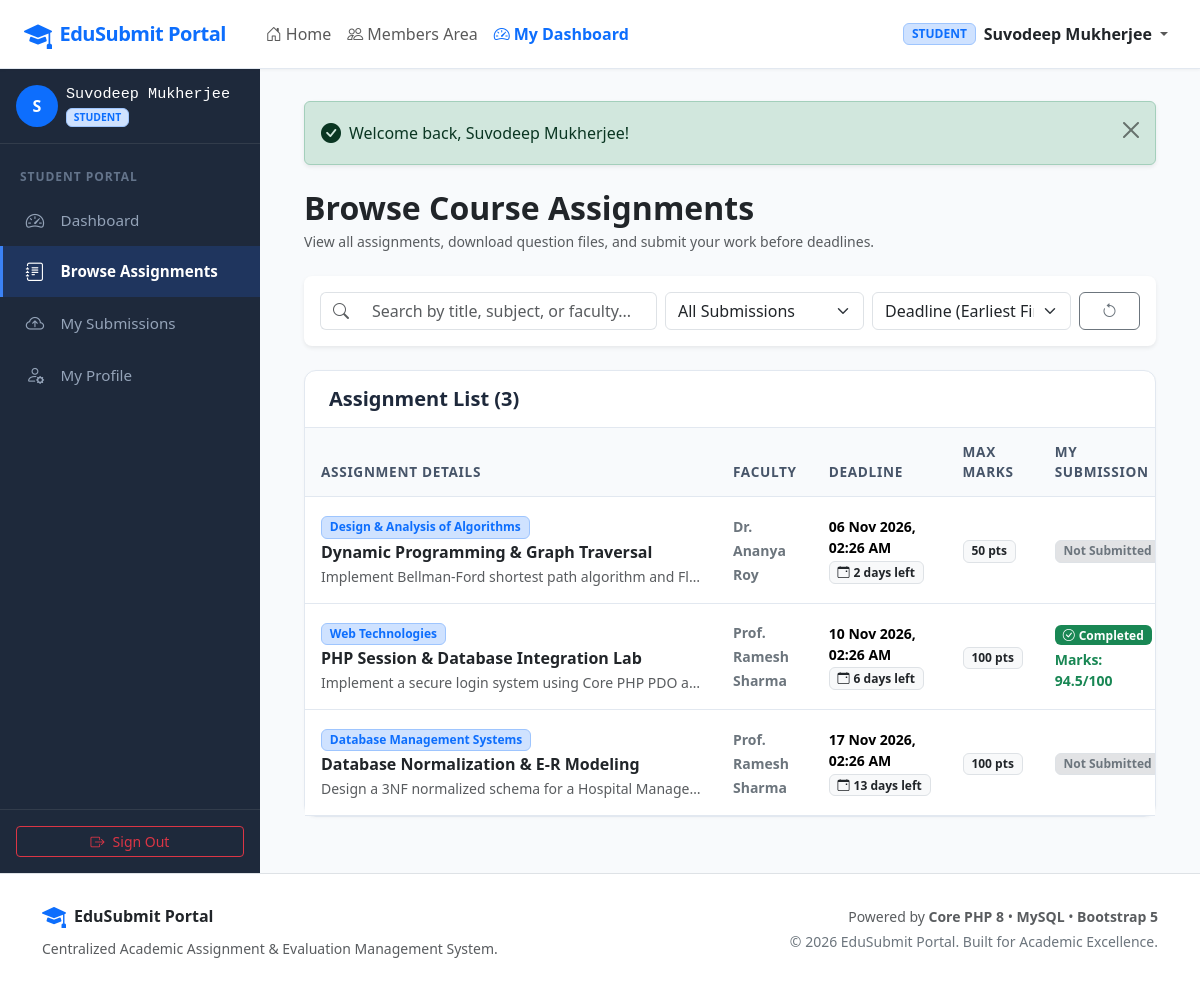
The app's page /student/assignments.php (signed in) with its own data.
### tables this page shows
CREATE TABLE `assignments` (
  `id` INT UNSIGNED AUTO_INCREMENT PRIMARY KEY,
  `teacher_id` INT UNSIGNED NOT NULL,
  `title` VARCHAR(200) NOT NULL,
  `subject` VARCHAR(100) NOT NULL,
  `description` TEXT NOT NULL,
  `deadline` DATETIME NOT NULL,
  `file` VARCHAR(255) DEFAULT NULL,
  `max_marks` INT UNSIGNED NOT NULL DEFAULT 100,
  `created_at` TIMESTAMP DEFAULT CURRENT_TIMESTAMP,
  `updated_at` TIMESTAMP DEFAULT CURRENT_TIMESTAMP ON UPDATE CURRENT_TIMESTAMP,
  INDEX `idx_assignments_subject` (`subject`),
  INDEX `idx_assignments_deadline` (`deadline`),
  INDEX `idx_assignments_teacher` (`teacher_id`),
  CONSTRAINT `fk_assignments_teacher`
    FOREIGN KEY (`teacher_id`)
    REFERENCES `users` (`id`)
    ON DELETE CASCADE
    ON UPDATE CASCADE
);

CREATE TABLE `users` (
  `id` INT UNSIGNED AUTO_INCREMENT PRIMARY KEY,
  `name` VARCHAR(100) NOT NULL,
  `email` VARCHAR(150) NOT NULL UNIQUE,
  `password` VARCHAR(255) NOT NULL,
  `role` ENUM('admin', 'teacher', 'student') NOT NULL DEFAULT 'student',
  `phone` VARCHAR(20) DEFAULT NULL,
  `bio` TEXT DEFAULT NULL,
  `avatar` VARCHAR(255) DEFAULT NULL,
  `status` ENUM('active', 'inactive') NOT NULL DEFAULT 'active',
  `created_at` TIMESTAMP DEFAULT CURRENT_TIMESTAMP,
  `updated_at` TIMESTAMP DEFAULT CURRENT_TIMESTAMP ON UPDATE CURRENT_TIMESTAMP,
  INDEX `idx_users_role` (`role`),
  INDEX `idx_users_email` (`email`)
);

CREATE TABLE `submissions` (
  `id` INT UNSIGNED AUTO_INCREMENT PRIMARY KEY,
  `student_id` INT UNSIGNED NOT NULL,
  `assignment_id` INT UNSIGNED NOT NULL,
  `file` VARCHAR(255) NOT NULL,
  `student_notes` TEXT DEFAULT NULL,
  `submit_date` TIMESTAMP DEFAULT CURRENT_TIMESTAMP,
  `marks` DECIMAL(5,2) DEFAULT NULL,
  `feedback` TEXT DEFAULT NULL,
  `status` ENUM('Pending', 'Reviewed', 'Completed') NOT NULL DEFAULT 'Pending',
  `evaluated_at` DATETIME DEFAULT NULL,
  `evaluated_by` INT UNSIGNED DEFAULT NULL,
  `updated_at` TIMESTAMP DEFAULT CURRENT_TIMESTAMP ON UPDATE CURRENT_TIMESTAMP,
  INDEX `idx_submissions_status` (`status`),
  INDEX `idx_submissions_student` (`student_id`),
  INDEX `idx_submissions_assignment` (`assignment_id`),
  UNIQUE KEY `unique_student_assignment` (`student_id`, `assignment_id`),
  CONSTRAINT `fk_submissions_student`
    FOREIGN KEY (`student_id`)
    REFERENCES `users` (`id`)
    ON DELETE CASCADE
    ON UPDATE CASCADE,
  CONSTRAINT `fk_submissions_assignment`
    FOREIGN KEY (`assignment_id`)
    REFERENCES `assignments` (`id`)
    ON DELETE CASCADE
    ON UPDATE CASCADE,
  CONSTRAINT `fk_submissions_evaluator`
    FOREIGN KEY (`evaluated_by`)
    REFERENCES `users` (`id`)
    ON DELETE SET NULL
    ON UPDATE CASCADE
);

### student/assignments.php (the view, shortened to what this page needs)
<?php
require_once __DIR__ . '/../config/config.php';
$studentId = (int)$_SESSION['user_id'];
$pdo = getDBConnection();
$search = trim($_GET['search'] ?? '');
$filterStatus = trim($_GET['status'] ?? 'all');
$sortBy = trim($_GET['sort'] ?? 'deadline_asc');
$sql = "
    SELECT a.*, u.name AS teacher_name,
           s.id AS submission_id,
           s.status AS submission_status,
           s.marks AS submission_marks,
           s.submit_date
    FROM assignments a
    JOIN users u ON a.teacher_id = u.id
    LEFT JOIN submissions s ON s.assignment_id = a.id AND s.student_id = :sid
    WHERE 1=1
";
$params = ['sid' => $studentId];
$orderClause = match ($sortBy) {
    'deadline_desc' => 'a.deadline DESC',
    'title_asc'     => 'a.title ASC',
    'title_desc'    => 'a.title DESC',
    default         => 'a.deadline ASC',
};
$sql .= " ORDER BY {$orderClause}";
$assignments = [];
try {
    $stmt = $pdo->prepare($sql);
    $stmt->execute($params);
    $assignments = $stmt->fetchAll();
} catch (PDOException $e) {
}
require_once __DIR__ . '/../includes/header.php';
?>
<div class="dashboard-wrapper">
    <?php require_once __DIR__ . '/../includes/sidebar.php'; ?>
    <main class="main-content">
        <div class="container-fluid">
            <?php echo renderFlashMessages(); ?>
            <div class="d-flex flex-wrap align-items-center justify-content-between mb-4">
                <div>
                    <h2 class="fw-bold text-dark mb-1">Browse Course Assignments</h2>
                    <p class="text-muted small mb-0">View all assignments, download question files, and submit your work before deadlines.</p>
                </div>
            </div>
            <div class="card border-0 shadow-sm rounded-3 mb-4">
                <div class="card-body p-3">
                    <form method="GET" action="<?php echo e($_SERVER['PHP_SELF']); ?>" class="row g-2 align-items-center">
                        <div class="col-md-5">
                            <div class="input-group">
                                <span class="input-group-text bg-white border-end-0"><i class="bi bi-search text-muted"></i></span>
                                <input type="text" name="search" class="form-control border-start-0" placeholder="Search by title, subject, or faculty..." value="<?php echo e($search); ?>" data-table-filter="#assignmentsTable">
                            </div>
                        </div>
                        <div class="col-md-3">
                            <select name="status" class="form-select" onchange="this.form.submit()">
                                <option value="all" <?php echo $filterStatus === 'all' ? 'selected' : ''; ?>>All Submissions</option>
                            </select>
                        </div>
                        <div class="col-md-3">
                            <select name="sort" class="form-select" onchange="this.form.submit()">
                                <option value="deadline_asc" <?php echo $sortBy === 'deadline_asc' ? 'selected' : ''; ?>>Deadline (Earliest First)</option>
                            </select>
                        </div>
                        <div class="col-md-1 d-grid">
                            <a href="<?php echo e($_SERVER['PHP_SELF']); ?>" class="btn btn-outline-secondary" title="Reset Filters">
                                <i class="bi bi-arrow-counterclockwise"></i>
                            </a>
                        </div>
                    </form>
                </div>
            </div>
            <div class="custom-card">
                <div class="custom-card-header">
                    <h5 class="mb-0 fw-bold">Assignment List (<?php echo count($assignments); ?>)</h5>
                </div>
                <div class="table-responsive">
                    <table class="table table-custom align-middle" id="assignmentsTable">
                        <thead>
                            <tr>
                                <th>Assignment Details</th>
                                <th>Faculty</th>
                                <th>Deadline</th>
                                <th>Max Marks</th>
                                <th>My Submission</th>
                            </tr>
                        </thead>
                        <tbody>
                            <?php if (!empty($assignments)): ?>
                                <?php foreach ($assignments as $a): ?>
                                    <tr>
                                        <td>
                                            <span class="badge bg-primary-subtle text-primary border border-primary-subtle mb-1">
                                                <?php echo e($a['subject']); ?>
                                            </span>
                                            <h6 class="mb-1 fw-bold text-dark">
                                                <a href="<?php echo BASE_URL; ?>/student/assignment_details.php?id=<?php echo (int)$a['id']; ?>" class="text-dark text-decoration-none">
                                                    <?php echo e($a['title']); ?>
                                                </a>
                                            </h6>
                                            <p class="text-muted small mb-0 text-truncate" style="max-width: 380px;">
                                                <?php echo e($a['description']); ?>
                                            </p>
                                        </td>
                                        <td>
                                            <span class="small fw-semibold text-secondary"><?php echo e($a['teacher_name']); ?></span>
                                        </td>
                                        <td>
                                            <div class="small fw-semibold"><?php echo formatDate($a['deadline']); ?></div>
                                            <?php echo renderDeadlineBadge($a['deadline']); ?>
                                        </td>
                                        <td>
                                            <span class="badge bg-light text-dark border"><?php echo (int)$a['max_marks']; ?> pts</span>
                                        </td>
                                        <td>
                                            <?php if ($a['submission_id']): ?>
                                                <?php echo renderStatusBadge($a['submission_status']); ?>
                                                <?php if ($a['submission_marks'] !== null): ?>
                                                    <div class="small fw-bold text-success mt-1">
                                                        Marks: <?php echo (float)$a['submission_marks']; ?>/<?php echo (int)$a['max_marks']; ?>
                                                    </div>
                                                <?php endif; ?>
                                            <?php else: ?>
                                                <span class="badge bg-secondary-subtle text-secondary border">Not Submitted</span>
                                            <?php endif; ?>
                                        </td>
                                    </tr>
                                <?php endforeach; ?>
                            <?php endif; ?>
                        </tbody>
                    </table>
                </div>
            </div>
        </div>
    </main>
</div>
<?php require_once __DIR__ . '/../includes/footer.php'; ?>

### config/config.php (shortened to what this page needs)
<?php
function e($data): string {
    return htmlspecialchars((string)($data ?? ''), ENT_QUOTES, 'UTF-8');
}
function getFlashes(): array {
    $flashes = $_SESSION['flash'] ?? [];
    return $flashes;
}
function renderFlashMessages(): string {
    $flashes = getFlashes();
    $html = '<div class="flash-messages-container mb-4">';
    foreach ($flashes as $f) {
        $alertType = e($f['type']);
        $icon = match ($alertType) {
            'success' => 'bi-check-circle-fill',
            'danger'  => 'bi-exclamation-triangle-fill',
            'warning' => 'bi-exclamation-circle-fill',
            default   => 'bi-info-circle-fill',
        };
        $html .= sprintf(
            '<div class="alert alert-%s alert-dismissible fade show d-flex align-items-center shadow-sm" role="alert">' .
            '<i class="bi %s me-2 fs-5"></i>' .
            '<div>%s</div>' .
            '<button type="button" class="btn-close" data-bs-dismiss="alert" aria-label="Close"></button>' .
            '</div>',
            $alertType,
            $icon,
            e($f['message'])
        );
    }
    $html .= '</div>';
    return $html;
}
function formatDate(?string $datetime, string $format = 'd M Y, h:i A'): string {
    $dt = new DateTime($datetime);
    return $dt->format($format);
}
function renderStatusBadge(string $status): string {
    return match (strtolower($status)) {
        'completed' => '<span class="badge bg-success text-white px-2 py-1"><i class="bi bi-check-circle me-1"></i>Completed</span>',
        'reviewed'  => '<span class="badge bg-info text-dark px-2 py-1"><i class="bi bi-eye me-1"></i>Reviewed</span>',
        'pending'   => '<span class="badge bg-warning text-dark px-2 py-1"><i class="bi bi-clock-history me-1"></i>Pending</span>',
        default     => '<span class="badge bg-secondary">' . e($status) . '</span>',
    };
}
function renderDeadlineBadge(string $deadline): string {
    $now = new DateTime();
    $dl = new DateTime($deadline);
    $diff = $now->diff($dl);
    return '<span class="badge bg-light text-dark border"><i class="bi bi-calendar-event me-1"></i>' . $diff->days . ' days left</span>';
}

### assets/css/style.css (style rules this page uses)
:root { --primary-color: #2563eb; --primary-hover: #1d4ed8; --secondary-color: #475569; --dark-bg: #0f172a; --sidebar-bg: #1e293b; --sidebar-active: #3b82f6; --content-bg: #f8fafc; --card-border: #e2e8f0; }
body { background-color: var(--content-bg); font-family: 'Segoe UI', system-ui, -apple-system, sans-serif; color: #1e293b; min-height: 100vh; display: flex; flex-direction: column; }
.dashboard-wrapper { display: flex; flex: 1; min-height: calc(100vh - 65px); }
.main-content { flex: 1; padding: 2rem; overflow-y: auto; background-color: var(--content-bg); }
.custom-card { background: #ffffff; border-radius: 12px; border: 1px solid var(--card-border); box-shadow: 0 1px 3px rgba(0,0,0,0.03); margin-bottom: 1.5rem; }
.custom-card-header { background-color: transparent; border-bottom: 1px solid var(--card-border); padding: 1rem 1.5rem; display: flex; align-items: center; justify-content: space-between; }
.table-custom { margin-bottom: 0; }
.table-custom th { background-color: #f8fafc; color: #475569; font-weight: 600; font-size: 0.85rem; text-transform: uppercase; letter-spacing: 0.05em; border-bottom: 1px solid var(--card-border); padding: 0.85rem 1rem; }
.table-custom td { padding: 1rem; vertical-align: middle; border-bottom: 1px solid var(--card-border); }
.flash-messages-container { animation: fadeIn 0.3s ease-in; }

### records on screen
assignments: subject "Design & Analysis of Algorithms", title "Dynamic Programming & Graph Traversal", description "Implement Bellman-Ford shortest path algorithm and Fl…", teacher.name "Dr. Ananya Roy", deadline "06 Nov 2026, 02:26 AM", deadline "2", max_marks "50", shows "Not Submitted"
submissions: assignment.subject "Web Technologies", assignment.title "PHP Session & Database Integration Lab", assignment.description "Implement a secure login system using Core PHP PDO a…", evaluated_by.name "Prof. Ramesh Sharma", assignment.deadline "10 Nov 2026, 02:26 AM", assignment.deadline "6", assignment.max_marks "100", status "Completed", marks "94.5"
assignments: subject "Database Management Systems", title "Database Normalization & E-R Modeling", description "Design a 3NF normalized schema for a Hospital Manage…", teacher.name "Prof. Ramesh Sharma", deadline "17 Nov 2026, 02:26 AM", deadline "13", max_marks "100", shows "Not Submitted"

### other values on screen
APP_NAME "EduSubmit Portal"
$user['role'] "STUDENT"
$user['name'] "Suvodeep Mukherjee"
substr($user['name'] ?? 'U', 0, 1) "S"
$role "STUDENT"
count($assignments) "3"
